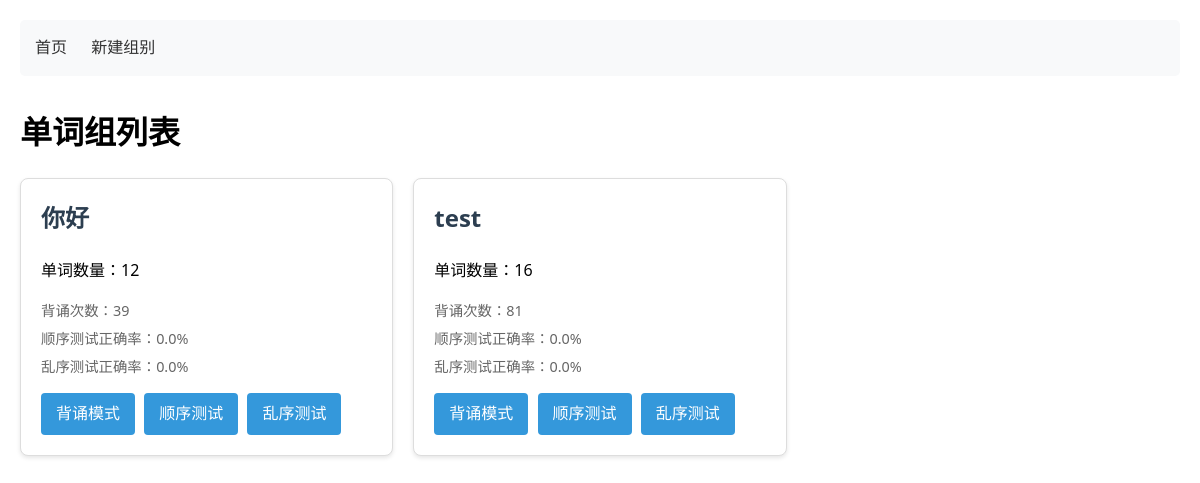
The page / on the database its author committed.
### app/models.py (models this page shows)
class WordGroup(db.Model):
    id = db.Column(db.Integer, primary_key=True)
    name = db.Column(db.String(100), unique=True, nullable=False)
    created_at = db.Column(db.DateTime, default=datetime.utcnow)
    words = db.relationship('Word', backref='group', lazy='dynamic', cascade='all, delete-orphan')
    stats = db.relationship('GroupStats', backref='group', uselist=False, cascade='all, delete-orphan')

class GroupStats(db.Model):
    id = db.Column(db.Integer, primary_key=True)
    group_id = db.Column(db.Integer, db.ForeignKey('word_group.id'), unique=True)
    study_count = db.Column(db.Integer, default=0)
    order_quiz_count = db.Column(db.Integer, default=0)
    random_quiz_count = db.Column(db.Integer, default=0)
    last_score = db.Column(db.Float, default=0.0)  # 顺序测试正确率
    random_last_score = db.Column(db.Float, default=0.0)  # 乱序测试正确率

### app/blueprints/main.py (the view)
@main_bp.route('/')
def index():
    groups = WordGroup.query.all()
    return render_template('index.html', groups=groups)

### app/templates/index.html (shortened to what this page needs)
{% extends "base.html" %}
{% block content %}
<h1>单词组列表</h1>
<div class="group-list">
    {% for group in groups %}
    <div class="group-card">
        <h2>{{ group.name }}</h2>
        <p>单词数量：{{ group.words.count() }}</p>
        <div class="stats">
            <span>背诵次数：{{ group.stats.study_count }}</span>
            <span>顺序测试正确率：{{ "%.1f"|format(group.stats.last_score*100) }}%</span>
            <span>乱序测试正确率：{{ "%.1f"|format((group.stats.random_last_score or 0)*100) }}%</span>
        </div>
        <div class="actions">
            <a href="{{ url_for('practice.study_mode', group_id=group.id) }}">背诵模式</a>
            <a href="{{ url_for('practice.quiz_mode', group_id=group.id, mode='order') }}">顺序测试</a>
            <a href="{{ url_for('practice.quiz_mode', group_id=group.id, mode='random') }}">乱序测试</a>
        </div>
    </div>
    {% endfor %}
</div>
{% endblock %}

### app/static/style.css (style rules this page uses)
body { font-family: 'Segoe UI', Tahoma, Geneva, Verdana, sans-serif; max-width: 1200px; margin: 0 auto; padding: 20px; line-height: 1.6; }
.group-list { display: grid; grid-template-columns: repeat(auto-fill, minmax(300px, 1fr)); gap: 20px; }
.group-card { background: #fff; border: 1px solid #ddd; border-radius: 8px; padding: 20px; box-shadow: 0 2px 4px rgba(0,0,0,0.1); }
.group-card h2 { margin-top: 0; color: #2c3e50; }
.stats span { display: block; margin: 5px 0; font-size: 0.9em; color: #666; }
.actions a { display: inline-block; margin: 10px 5px 0 0; padding: 8px 15px; background: #3498db; color: white; border-radius: 4px; text-decoration: none; }

### rows shown on the page
WordGroup: name "你好", words.count "12", stats.study_count "39"
GroupStats: group.stats.last_score*100 "0.0", (group.stats.random_last_scoreor0)*100 "0.0"
WordGroup: name "test", words.count "16", stats.study_count "81"
GroupStats: group.stats.last_score*100 "0.0", (group.stats.random_last_scoreor0)*100 "0.0"
